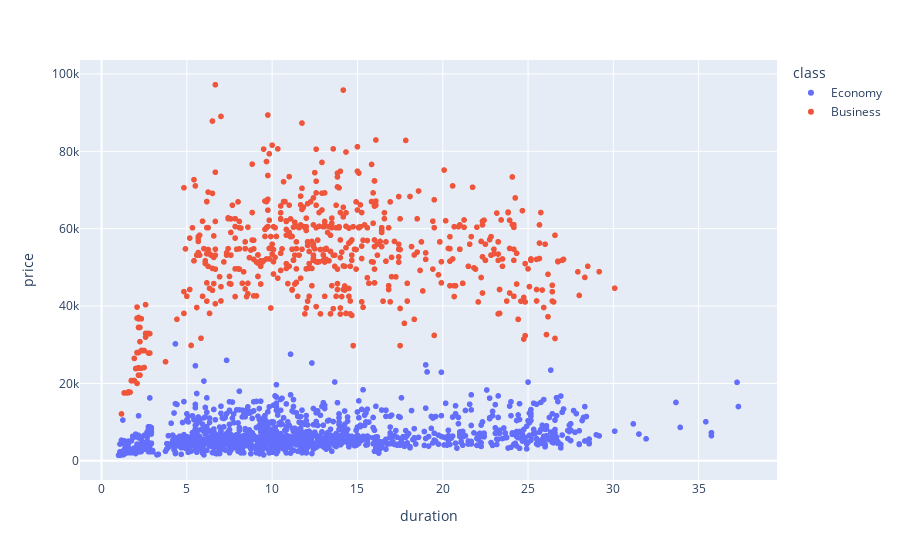

The notebook cell this image was saved under:
### Code cell
if SIMPLIFIED_PLOTS:
    fig = px.scatter(df_raw_sample, x="duration", y="price", color="class")
else:
    fig = px.scatter(df_raw, x="duration", y="price", color="class", marginal_y="violin", marginal_x="box", trendline="ols", template="simple_white")
fig.show()

### Figure 1 — Plotly figure (JSON) as saved in the notebook; plotly's stock layout.template omitted (floating-point values rounded to 4 significant figures; data arrays with more than 128 entries replaced by an {"elided": "..."} marker saying what was removed)
{"data": [{"hovertemplate": "class=Economy<br>duration=%{x}<br>price=%{y}<extra></extra>", "legendgroup": "Economy", "marker": {"color": "#636efa", "symbol": "circle"}, "mode": "markers", "name": "Economy", "showlegend": true, "type": "scattergl", "x": {"elided": "1365 float values"}, "xaxis": "x", "y": {"elided": "1365 int values"}, "yaxis": "y"}, {"hovertemplate": "class=Business<br>duration=%{x}<br>price=%{y}<extra></extra>", "legendgroup": "Business", "marker": {"color": "#EF553B", "symbol": "circle"}, "mode": "markers", "name": "Business", "showlegend": true, "type": "scattergl", "x": {"elided": "635 float values"}, "xaxis": "x", "y": {"elided": "635 int values"}, "yaxis": "y"}], "layout": {"legend": {"title": {"text": "class"}, "tracegroupgap": 0}, "margin": {"t": 60}, "xaxis": {"anchor": "y", "domain": [0, 1], "title": {"text": "duration"}}, "yaxis": {"anchor": "x", "domain": [0, 1], "title": {"text": "price"}}}}
